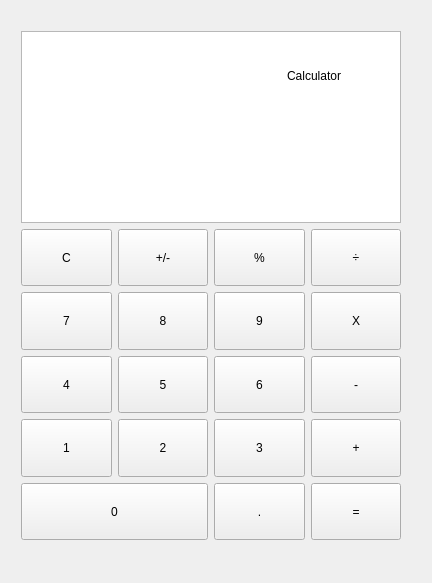
<?xml version="1.0" encoding="UTF-8"?>
<ui version="4.0">
 <class>Caular</class>
 <widget class="QMainWindow" name="Caular">
  <property name="geometry">
   <rect>
    <x>0</x>
    <y>0</y>
    <width>432</width>
    <height>583</height>
   </rect>
  </property>
  <property name="windowTitle">
   <string>Caular</string>
  </property>
  <property name="styleSheet">
   <string notr="true">background-image: url(:/1593430588(1).png);</string>
  </property>
  <widget class="QWidget" name="centralWidget">
   <widget class="QLabel" name="label">
    <property name="geometry">
     <rect>
      <x>50</x>
      <y>50</y>
      <width>321</width>
      <height>51</height>
     </rect>
    </property>
    <property name="styleSheet">
     <string notr="true">font: 14pt &quot;Adobe 黑体 Std R&quot;;</string>
    </property>
    <property name="text">
     <string>Calculator         </string>
    </property>
    <property name="alignment">
     <set>Qt::AlignRight|Qt::AlignTrailing|Qt::AlignVCenter</set>
    </property>
   </widget>
   <widget class="QLabel" name="label_2">
    <property name="geometry">
     <rect>
      <x>50</x>
      <y>130</y>
      <width>321</width>
      <height>51</height>
     </rect>
    </property>
    <property name="styleSheet">
     <string notr="true">font: 14pt &quot;Adobe 黑体 Std R&quot;;</string>
    </property>
    <property name="text">
     <string/>
    </property>
    <property name="alignment">
     <set>Qt::AlignRight|Qt::AlignTrailing|Qt::AlignVCenter</set>
    </property>
   </widget>
   <widget class="QWidget" name="layoutWidget">
    <property name="geometry">
     <rect>
      <x>10</x>
      <y>20</y>
      <width>402</width>
      <height>531</height>
     </rect>
    </property>
    <layout class="QGridLayout" name="gridLayout">
     <item row="5" column="0" colspan="2">
      <widget class="QPushButton" name="pushButton_0">
       <property name="sizePolicy">
        <sizepolicy hsizetype="Expanding" vsizetype="Expanding">
         <horstretch>0</horstretch>
         <verstretch>0</verstretch>
        </sizepolicy>
       </property>
       <property name="styleSheet">
        <string notr="true">background-image: url(:/1593430588(1).png);
font: 18pt &quot;黑体&quot;;</string>
       </property>
       <property name="text">
        <string>0</string>
       </property>
       <property name="shortcut">
        <string>0</string>
       </property>
      </widget>
     </item>
     <item row="4" column="1">
      <widget class="QPushButton" name="pushButton_2">
       <property name="sizePolicy">
        <sizepolicy hsizetype="Expanding" vsizetype="Expanding">
         <horstretch>0</horstretch>
         <verstretch>0</verstretch>
        </sizepolicy>
       </property>
       <property name="styleSheet">
        <string notr="true">background-image: url(:/1593430588(1).png);
font: 18pt &quot;黑体&quot;;</string>
       </property>
       <property name="text">
        <string>2</string>
       </property>
       <property name="shortcut">
        <string>2</string>
       </property>
      </widget>
     </item>
     <item row="5" column="3">
      <widget class="QPushButton" name="pushButton_enter">
       <property name="sizePolicy">
        <sizepolicy hsizetype="Expanding" vsizetype="Expanding">
         <horstretch>0</horstretch>
         <verstretch>0</verstretch>
        </sizepolicy>
       </property>
       <property name="styleSheet">
        <string notr="true">background-image: url(:/1593430588(1).png);
font: 18pt &quot;黑体&quot;;</string>
       </property>
       <property name="text">
        <string>=</string>
       </property>
       <property name="shortcut">
        <string>Enter</string>
       </property>
      </widget>
     </item>
     <item row="4" column="0">
      <widget class="QPushButton" name="pushButton_1">
       <property name="sizePolicy">
        <sizepolicy hsizetype="Expanding" vsizetype="Expanding">
         <horstretch>0</horstretch>
         <verstretch>0</verstretch>
        </sizepolicy>
       </property>
       <property name="styleSheet">
        <string notr="true">background-image: url(:/1593430588(1).png);
font: 18pt &quot;黑体&quot;;</string>
       </property>
       <property name="text">
        <string>1</string>
       </property>
       <property name="shortcut">
        <string>1</string>
       </property>
      </widget>
     </item>
     <item row="0" column="0" colspan="4">
      <widget class="QTextBrowser" name="textBrowser">
       <property name="sizePolicy">
        <sizepolicy hsizetype="Expanding" vsizetype="Expanding">
         <horstretch>0</horstretch>
         <verstretch>0</verstretch>
        </sizepolicy>
       </property>
       <property name="styleSheet">
        <string notr="true">background-image: url(:/1593430502(1).png);</string>
       </property>
      </widget>
     </item>
     <item row="1" column="2">
      <widget class="QPushButton" name="pushButton_pre">
       <property name="sizePolicy">
        <sizepolicy hsizetype="Expanding" vsizetype="Expanding">
         <horstretch>0</horstretch>
         <verstretch>0</verstretch>
        </sizepolicy>
       </property>
       <property name="styleSheet">
        <string notr="true">background-image: url(:/1593430588(1).png);
font: 18pt &quot;黑体&quot;;</string>
       </property>
       <property name="text">
        <string>%</string>
       </property>
      </widget>
     </item>
     <item row="4" column="2">
      <widget class="QPushButton" name="pushButton_3">
       <property name="sizePolicy">
        <sizepolicy hsizetype="Expanding" vsizetype="Expanding">
         <horstretch>0</horstretch>
         <verstretch>0</verstretch>
        </sizepolicy>
       </property>
       <property name="styleSheet">
        <string notr="true">background-image: url(:/1593430588(1).png);
font: 18pt &quot;黑体&quot;;</string>
       </property>
       <property name="text">
        <string>3</string>
       </property>
       <property name="shortcut">
        <string>3</string>
       </property>
      </widget>
     </item>
     <item row="1" column="3">
      <widget class="QPushButton" name="pushButton_e">
       <property name="sizePolicy">
        <sizepolicy hsizetype="Expanding" vsizetype="Expanding">
         <horstretch>0</horstretch>
         <verstretch>0</verstretch>
        </sizepolicy>
       </property>
       <property name="styleSheet">
        <string notr="true">background-image: url(:/1593430588(1).png);
font: 18pt &quot;黑体&quot;;</string>
       </property>
       <property name="text">
        <string>÷</string>
       </property>
       <property name="shortcut">
        <string>/</string>
       </property>
      </widget>
     </item>
     <item row="3" column="2">
      <widget class="QPushButton" name="pushButton_6">
       <property name="sizePolicy">
        <sizepolicy hsizetype="Expanding" vsizetype="Expanding">
         <horstretch>0</horstretch>
         <verstretch>0</verstretch>
        </sizepolicy>
       </property>
       <property name="styleSheet">
        <string notr="true">background-image: url(:/1593430588(1).png);
font: 18pt &quot;黑体&quot;;</string>
       </property>
       <property name="text">
        <string>6</string>
       </property>
       <property name="shortcut">
        <string>6</string>
       </property>
      </widget>
     </item>
     <item row="2" column="3">
      <widget class="QPushButton" name="pushButton_d">
       <property name="sizePolicy">
        <sizepolicy hsizetype="Expanding" vsizetype="Expanding">
         <horstretch>0</horstretch>
         <verstretch>0</verstretch>
        </sizepolicy>
       </property>
       <property name="styleSheet">
        <string notr="true">background-image: url(:/1593430588(1).png);
font: 18pt &quot;黑体&quot;;</string>
       </property>
       <property name="text">
        <string>X</string>
       </property>
       <property name="shortcut">
        <string>*</string>
       </property>
      </widget>
     </item>
     <item row="5" column="2">
      <widget class="QPushButton" name="pushButton_point">
       <property name="sizePolicy">
        <sizepolicy hsizetype="Expanding" vsizetype="Expanding">
         <horstretch>0</horstretch>
         <verstretch>0</verstretch>
        </sizepolicy>
       </property>
       <property name="styleSheet">
        <string notr="true">background-image: url(:/1593430588(1).png);
font: 18pt &quot;黑体&quot;;</string>
       </property>
       <property name="text">
        <string>.</string>
       </property>
       <property name="shortcut">
        <string>.</string>
       </property>
      </widget>
     </item>
     <item row="4" column="3">
      <widget class="QPushButton" name="pushButton_a">
       <property name="sizePolicy">
        <sizepolicy hsizetype="Expanding" vsizetype="Expanding">
         <horstretch>0</horstretch>
         <verstretch>0</verstretch>
        </sizepolicy>
       </property>
       <property name="styleSheet">
        <string notr="true">background-image: url(:/1593430588(1).png);
font: 18pt &quot;黑体&quot;;</string>
       </property>
       <property name="text">
        <string>+</string>
       </property>
       <property name="shortcut">
        <string>+</string>
       </property>
      </widget>
     </item>
     <item row="1" column="0">
      <widget class="QPushButton" name="pushButton_c">
       <property name="sizePolicy">
        <sizepolicy hsizetype="Expanding" vsizetype="Expanding">
         <horstretch>0</horstretch>
         <verstretch>0</verstretch>
        </sizepolicy>
       </property>
       <property name="styleSheet">
        <string notr="true">background-image: url(:/1593430588(1).png);
font: 18pt &quot;黑体&quot;;</string>
       </property>
       <property name="text">
        <string>C</string>
       </property>
       <property name="shortcut">
        <string>Esc</string>
       </property>
      </widget>
     </item>
     <item row="3" column="1">
      <widget class="QPushButton" name="pushButton_5">
       <property name="sizePolicy">
        <sizepolicy hsizetype="Expanding" vsizetype="Expanding">
         <horstretch>0</horstretch>
         <verstretch>0</verstretch>
        </sizepolicy>
       </property>
       <property name="styleSheet">
        <string notr="true">background-image: url(:/1593430588(1).png);
font: 18pt &quot;黑体&quot;;</string>
       </property>
       <property name="text">
        <string>5</string>
       </property>
       <property name="shortcut">
        <string>5</string>
       </property>
      </widget>
     </item>
     <item row="3" column="0">
      <widget class="QPushButton" name="pushButton_4">
       <property name="sizePolicy">
        <sizepolicy hsizetype="Expanding" vsizetype="Expanding">
         <horstretch>0</horstretch>
         <verstretch>0</verstretch>
        </sizepolicy>
       </property>
       <property name="styleSheet">
        <string notr="true">background-image: url(:/1593430588(1).png);
font: 18pt &quot;黑体&quot;;</string>
       </property>
       <property name="text">
        <string>4</string>
       </property>
       <property name="shortcut">
        <string>4</string>
       </property>
      </widget>
     </item>
     <item row="2" column="0">
      <widget class="QPushButton" name="pushButton_7">
       <property name="sizePolicy">
        <sizepolicy hsizetype="Expanding" vsizetype="Expanding">
         <horstretch>0</horstretch>
         <verstretch>0</verstretch>
        </sizepolicy>
       </property>
       <property name="styleSheet">
        <string notr="true">background-image: url(:/1593430588(1).png);
font: 18pt &quot;黑体&quot;;</string>
       </property>
       <property name="text">
        <string>7</string>
       </property>
       <property name="shortcut">
        <string>7</string>
       </property>
      </widget>
     </item>
     <item row="2" column="2">
      <widget class="QPushButton" name="pushButton_9">
       <property name="sizePolicy">
        <sizepolicy hsizetype="Expanding" vsizetype="Expanding">
         <horstretch>0</horstretch>
         <verstretch>0</verstretch>
        </sizepolicy>
       </property>
       <property name="styleSheet">
        <string notr="true">background-image: url(:/1593430588(1).png);
font: 18pt &quot;黑体&quot;;</string>
       </property>
       <property name="text">
        <string>9</string>
       </property>
       <property name="shortcut">
        <string>9</string>
       </property>
      </widget>
     </item>
     <item row="1" column="1">
      <widget class="QPushButton" name="pushButton_ZF">
       <property name="sizePolicy">
        <sizepolicy hsizetype="Expanding" vsizetype="Expanding">
         <horstretch>0</horstretch>
         <verstretch>0</verstretch>
        </sizepolicy>
       </property>
       <property name="styleSheet">
        <string notr="true">background-image: url(:/1593430588(1).png);
border-top-color: rgb(75, 255, 43);
font: 18pt &quot;黑体&quot; ;
</string>
       </property>
       <property name="text">
        <string>+/-</string>
       </property>
      </widget>
     </item>
     <item row="3" column="3">
      <widget class="QPushButton" name="pushButton_b">
       <property name="sizePolicy">
        <sizepolicy hsizetype="Expanding" vsizetype="Expanding">
         <horstretch>0</horstretch>
         <verstretch>0</verstretch>
        </sizepolicy>
       </property>
       <property name="styleSheet">
        <string notr="true">background-image: url(:/1593430588(1).png);
font: 18pt &quot;黑体&quot;;</string>
       </property>
       <property name="text">
        <string>-</string>
       </property>
       <property name="shortcut">
        <string>-</string>
       </property>
      </widget>
     </item>
     <item row="2" column="1">
      <widget class="QPushButton" name="pushButton_8">
       <property name="sizePolicy">
        <sizepolicy hsizetype="Expanding" vsizetype="Expanding">
         <horstretch>0</horstretch>
         <verstretch>0</verstretch>
        </sizepolicy>
       </property>
       <property name="styleSheet">
        <string notr="true">background-image: url(:/1593430588(1).png);
font: 18pt &quot;黑体&quot;;</string>
       </property>
       <property name="text">
        <string>8</string>
       </property>
       <property name="shortcut">
        <string>8</string>
       </property>
      </widget>
     </item>
    </layout>
   </widget>
   <zorder>layoutWidget</zorder>
   <zorder>label</zorder>
   <zorder>label_2</zorder>
  </widget>
 </widget>
 <layoutdefault spacing="6" margin="11"/>
 <resources/>
 <connections/>
</ui>
